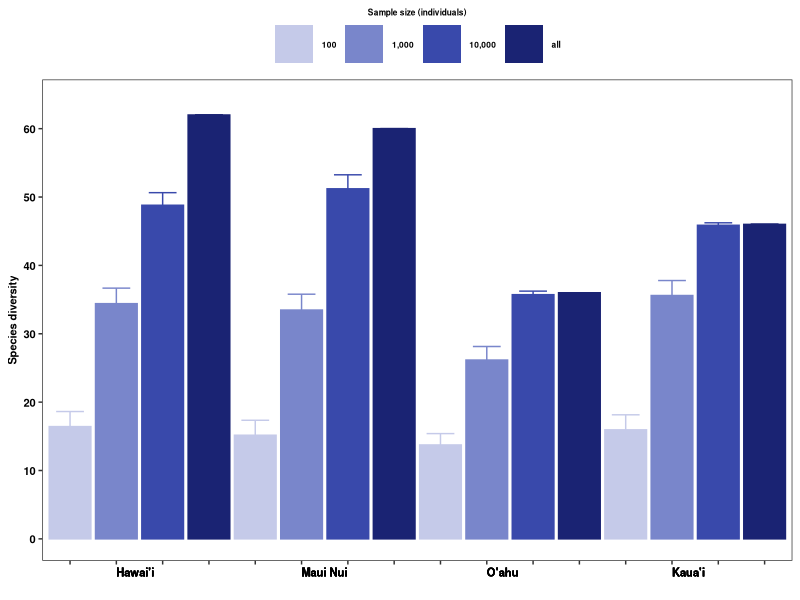

Recreate this plot in R.

require(dplyr)
require(ggplot2)
require(grid)
require(ggsci)
require(reshape2)

#########
# data ##
#########

#########
# data ##
#########

SppR<-read.csv("Cleaned_Data/RarefySppRichness_alldata.csv",header=T)

SppR$Rarefy<-factor(SppR$Rarefy, levels=c("N100","N1000","N10000","all"))
SppR$Location<-factor(SppR$Location,levels=c("Hawai'i Island","Maui Nui","O'ahu Island","Kaua'i Island"))

SppR$Loc_Rare<-as.factor(paste(SppR$Location,SppR$Rarefy,sep="_"))

SppR$Loc_Rare<-factor(SppR$Loc_Rare, levels=c("Hawai'i Island_N100","Hawai'i Island_N1000","Hawai'i Island_N10000","Hawai'i Island_all",
                                              "Maui Nui_N100","Maui Nui_N1000","Maui Nui_N10000","Maui Nui_all" ,
                                              "O'ahu Island_N100","O'ahu Island_N1000","O'ahu Island_N10000","O'ahu Island_all",
                                              "Kaua'i Island_N100","Kaua'i Island_N1000","Kaua'i Island_N10000","Kaua'i Island_all"))

SppR$Rarefy<-as.character(SppR$Rarefy)
SppR$Rarefy2<-ifelse(SppR$Rarefy=="N100","100",NA)
SppR$Rarefy2<-ifelse(SppR$Rarefy=="N1000","1,000",SppR$Rarefy2)
SppR$Rarefy2<-ifelse(SppR$Rarefy=="N10000","10,000",SppR$Rarefy2)
SppR$Rarefy2<-ifelse(SppR$Rarefy=="all","all",SppR$Rarefy2)
SppR$Rarefy2<-as.factor(SppR$Rarefy2)
SppR$Rarefy2<-factor(SppR$Rarefy2, levels=c("100","1,000","10,000","all"))

###########
# figure ##
###########

All_bar<-ggplot(SppR,aes(x=Loc_Rare,y=S,colour=Rarefy2, fill=Rarefy2))+ 
  geom_bar(stat="identity",position=position_dodge())+
  geom_errorbar(data=SppR,aes(ymin=S-se,ymax =S+se), width=0.6) +
  scale_x_discrete(labels=c("Hawai'i Island_N100"="","Hawai'i Island_N1000"="Hawai'i","Hawai'i Island_N10000"="","Hawai'i Island_all"="",
                            "Maui Nui_N100"="","Maui Nui_N1000"="Maui Nui","Maui Nui_N10000"="","Maui Nui_all"="" ,
                            "O'ahu Island_N100"="","O'ahu Island_N1000"="O'ahu","O'ahu Island_N10000"="","O'ahu Island_all"="",
                            "Kaua'i Island_N100"="","Kaua'i Island_N1000"="Kaua'i","Kaua'i Island_N10000"="","Kaua'i Island_all"=""))+
  
  scale_fill_manual(values=c("#C5CAE9","#7986CB","#3949AB","#1A2373"))+
  scale_colour_manual(values=c("#C5CAE9","#7986CB","#3949AB","#1A2373"))+
  
  scale_y_continuous(limits=c(0,64),breaks=c(0, 10, 20, 30, 40, 50, 60))+
  guides(colour=FALSE,fill=guide_legend(title="Sample size (individuals)",title.position = "top"))+
  labs(x="",y="Species diversity")+
  theme_bw()+theme(legend.position="top", 
                   axis.title.y=element_text(colour="black",face="bold",size=8),
                   axis.title.x=element_text(colour="black",face="bold",size=6),
                   axis.text.x=element_text(colour=c("black"),face="bold",size=8, hjust=c(0.2,0,0,0)),
                   axis.text.y=element_text(colour=c("black"),face="bold",size=8),
                   legend.text=element_text(colour=c("black"),face="bold",size=6),
                   legend.title = element_text(colour="black",face="bold",size=6),
                   legend.title.align = 0.5,
                   legend.key.size = unit(2,"line"),
                   legend.margin =margin(t=0, r=0, b=0, l=0, unit="cm"),
                   panel.grid.major = element_blank(), panel.grid.minor = element_blank())

#################
# combine panels#
#################

#require(cowplot)

png(filename="Figures/IslandLevel_Rare_SppDiv_FigS1.png", 
    units="in", 
    width=4, 
    height=3.5, 
    pointsize=2, 
    res=400)

All_bar


dev.off()


